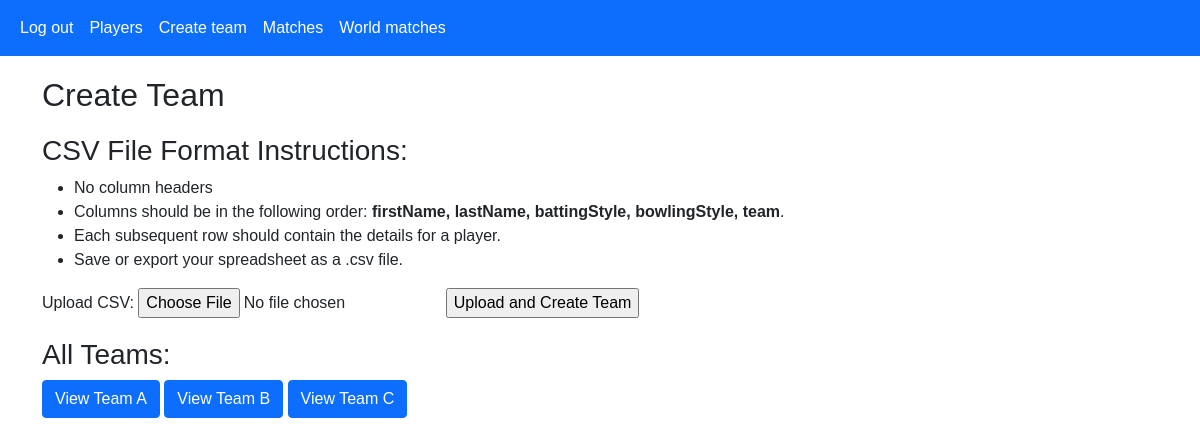
Page /create_team (signed in) on the earlier database version.
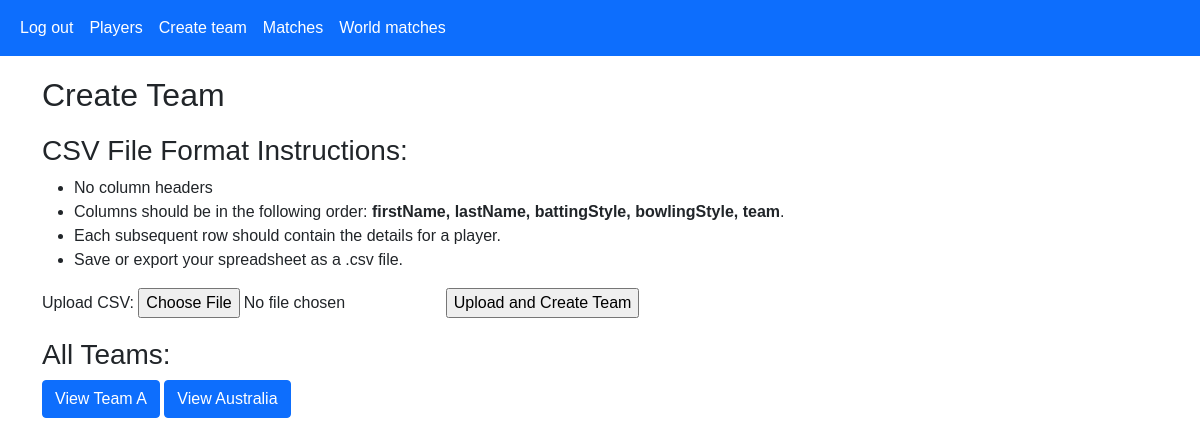
Same page on the later database version.
### tables this page shows
CREATE TABLE "teams" (
"team_id" INTEGER NOT NULL,
"team_name" VARCHAR(20),
"date_created" datetime,
"date_modified" datetime,
"created_by" VARCHAR(50),
PRIMARY KEY("team_id"),
FOREIGN KEY("created_by") REFERENCES "user"("email")
);

### website/auth.py (the view, shortened to what this page needs)
@auth.route('/create_team', methods=['GET', 'POST'])
@login_required
def create_team():
    date = datetime.now().date()
    team_players = {}
    team_name_file = ""
    team_players_dict = {}
    teams = db.session.execute(text("SELECT DISTINCT team,team_name FROM players, teams WHERE team=team_id AND user_created = :username"), {"username": session["username"]}).fetchall()
    print(teams)
    if teams:  # Check if there are teams
        for team in teams:
            players_in_team = db.session.execute(text("SELECT * FROM players WHERE user_created = :username AND team = :team"), {"username": session["username"], "team": team[0]}).fetchall()
            team_players[team[1]] = players_in_team
    return render_template('create_team.html', team_players=team_players)

### website/templates/create_team.html (shortened to what this page needs)
{% extends "layout.html" %}
{% block content %}
<h2>Create Team</h2>
<div class="instructions">
    <h3>CSV File Format Instructions:</h3>
    <ul>
        <li>No column headers</li>
        <li>Columns should be in the following order: <strong>firstName, lastName, battingStyle, bowlingStyle, team</strong>.</li>
        <li>Each subsequent row should contain the details for a player.</li>
        <li>Save or export your spreadsheet as a .csv file.</li>
    </ul>
</div>
<form action="{{ url_for('auth.create_team') }}" method="post" enctype="multipart/form-data">
    <label for="csvfile">Upload CSV:</label>
    <input type="file" name="file" id="csvfile" accept=".csv">
    <input type="submit" value="Upload and Create Team">
</form>
<h3>All Teams:</h3>
{% for team, players in team_players.items() %}
  <button type="button" class="btn btn-primary" data-bs-toggle="modal" data-bs-target="#{{ team.replace(' ', '_') }}Modal">
    View {{ team }}
    </button>
{% endfor %}
{% endblock %}

### website/templates/layout.html (shortened to what this page needs)
<!DOCTYPE html>
<html lang="en">
  <head>
    <link
      href="https://cdn.jsdelivr.net/npm/bootstrap@5.0.2/dist/css/bootstrap.min.css"
      rel="stylesheet"
    />
    <link rel="stylesheet" href="{{ url_for('static', filename='style.css') }}">
  </head>
    <nav class="navbar navbar-expand-lg navbar-primary bg-primary">
      <div class="container-fluid">
        <div class="collapse navbar-collapse" id="navbar">
          <div class="navbar-nav">
            {% if current_user.is_authenticated %}
              <a class="nav-item nav-link" href="/sign_out">Log out</a>
              <a class="nav-item nav-link" href="/create_player">Players</a>
              <a class="nav-item nav-link" href="/create_team">Create team</a>
              <a class="nav-item nav-link" href="/match_setup">Matches</a>
              <a class="nav-item nav-link" href="/fetch_data">World matches</a>
            {% else %}
              <a class="nav-item nav-link" href="/login">Login</a>
              <a class="nav-item nav-link" href="/sign_up">Sign Up</a>
            {% endif %}
          </div>
        </div>
      </div>
    </nav>
    <div class="container">{% block content %}{% endblock %}</div>
  </body>
</html>

### website/static/style.css (style rules this page uses)
html, body { font-family: 'Arial', sans-serif; background: url("/static/images/triangle-mosaic.webp"); height: 100%; }
.navbar { margin-bottom: 20px; }
h2, h3 { margin-top: 20px; }
.navbar-primary .navbar-nav .nav-link { color: #ffffff; }

Differences in the rows shown:
removed teams: team_name "Team B"
removed teams: team_name "Team C"
added teams: team_name "Australia"
